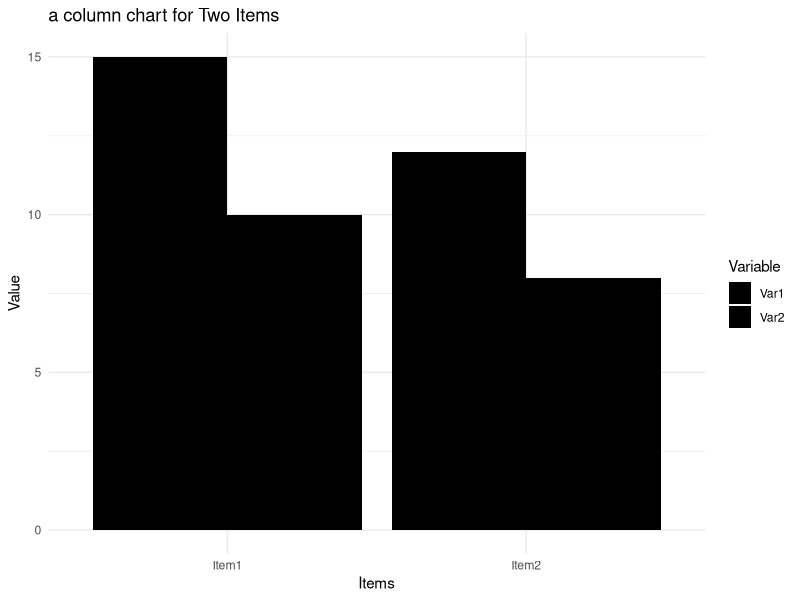
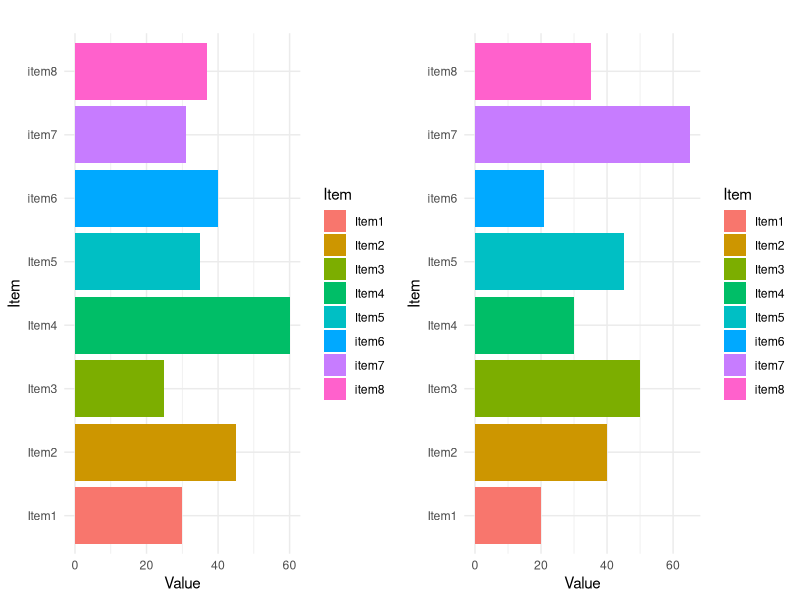
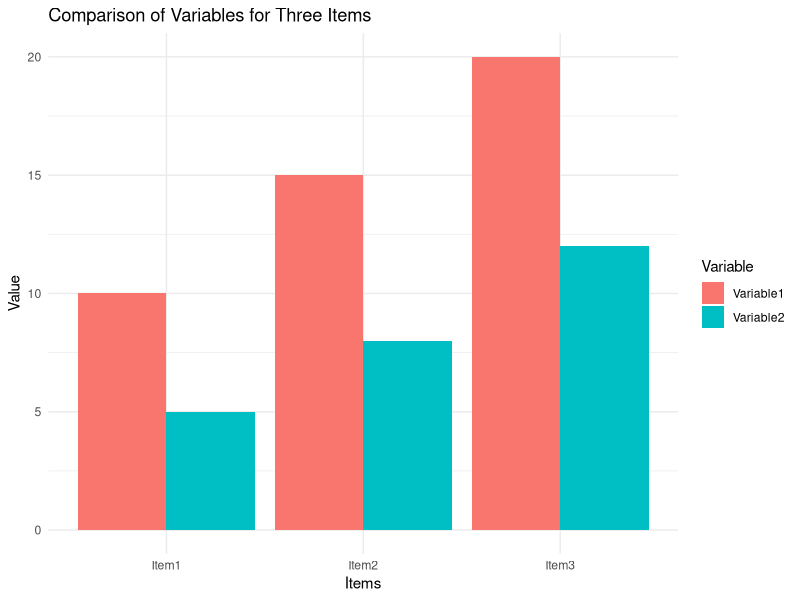

These charts were generated, in order, by the following R code:
## ---- chunk 1
knitr::opts_chunk$set(echo = TRUE)

## Chart 1


df <- data.frame(Category = c("Item1", "Item1", "Item2", "Item2"),
Variable = c("Var1", "Var2", "Var1", "Var2"),
Value = c(15, 10, 12, 8))
library(ggplot2)

ggplot(df, aes(x = Category, y = Value, fill = Variable)) +
geom_bar(stat = "identity", position = "dodge") +
labs(title = "a column chart for Two Items",
x = "Items",
y = "Value") +
scale_fill_manual(values = c("Var1" = "black", "Var2" = "black")) +
theme_minimal()

## Chart 3

# Sample data frame
data <- data.frame(Item = c("Item1", "Item2", "Item3", "Item4","Item5","item6","item7","item8"),
Value1 = c(30, 45, 25, 60, 35,40,31,37),
Value2 = c(20, 40, 50, 30, 45,21,65,35))

# Load the ggplot2 library
library(ggplot2)

# Create the first horizontal bar chart
chart1 <- ggplot(data, aes(x = Value1, y = Item, fill = Item)) +
geom_bar(stat = "identity", orientation = "y") +
labs(title = "", x = "Value", y = "Item") +
theme_minimal() +
theme(axis.text.y = element_text(hjust = 1)) # Right-align item labels

# Create the second horizontal bar chart
chart2 <- ggplot(data, aes(x = Value2, y = Item, fill = Item)) +
geom_bar(stat = "identity", orientation = "y") +
labs(title = "", x = "Value", y = "Item") +
theme_minimal() +
theme(axis.text.y = element_text(hjust = 1)) # Right-align item labels

# Display the charts side by side
library(gridExtra)

grid.arrange(chart1, chart2, ncol = 2)


## Chart 4

# Sample data frame
data <- data.frame(Item = c("Item1", "Item2", "Item3"),
Variable1 = c(10, 15, 20),
Variable2 = c(5, 8, 12))

# Load the ggplot2 library
library(ggplot2)

# Reshape the data from wide to long format using tidyr
library(tidyr)
data_long <- pivot_longer(data, cols = starts_with("Variable"),
names_to = "Variable",
values_to = "Value")

# Create the grouped bar chart
ggplot(data_long, aes(x = Item, y = Value, fill = Variable)) +
geom_bar(stat = "identity", position = position_dodge(width = 0.9)) +
labs(title = "Comparison of Variables for Three Items",
x = "Items",
y = "Value") +
theme_minimal()
